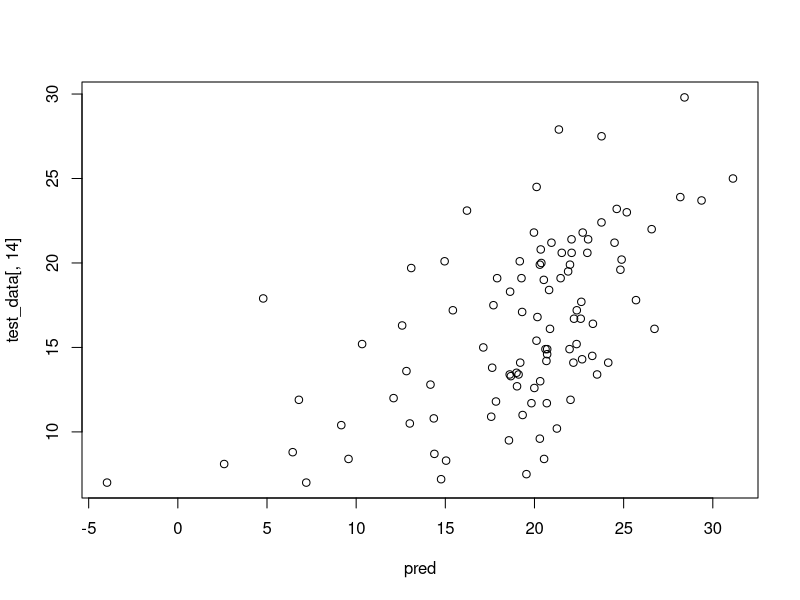

Write R code to recreate this figure.
## Problem Set 1
##Student 91351021 0

#Conceptual Questions
#1. For each of the following questions state:
##(1)Whether it is a regression question or a classification question
##(2)Whether we are interested in inference or prediction
####(a)1.Classification 2.Inference
####(b)1.Regression 2.Prediction
####(c)1.Classification 2.Prediction

#2. True or false?
##(a) False
##(b) True
##(c) False
##(d) False

#Data questions

install.packages("MASS")
library (MASS)
data("Boston")
summary(Boston)
attach(Boston)
dim(Boston)

#Code gives me a dimension of 506 rows times 14 columns

print(tail(Boston))

#The data set has 506 rows or 506 observations for each of the 14 variables
#1)This solves question 1, the data set has 506 observations

colnames(Boston)

#[1] "crim"    "zn"      "indus"   "chas"    "nox"     "rm"      "age"    
#[8] "dis"     "rad"     "tax"     "ptratio" "black"   "lstat"   "medv"   

#There are 14 variables in the dataset as shown in the number of colnames displayed.
#2)This solves question 2, there are 14 variables in the data set

sum(is.na(Boston))

#No observations with a value of NA (Not available)
#3)This solves question 3, there are no NA values in the data set

#observing the predictors in the Boston data set confirms there are categorical
#columns in this data set (e.g. rad & chas)
#4)This solves question 4, yes there are categorical columns in the data set

mean(crim)

#Mean suburb level crime rate per capita is 3.613524
#5)This solves question 5, mean suburb level crime rate per capita is 3.613524

?sd

sd(crim)

#Standard deviation for crime rate per capita is 8.601545
#6)This solves question 6, standard deviation for crime rate per capita is 8.601545

dim(Boston)

#create a test data matrix called test_data 
#including the last 100 rows of the Boston dataset

test_data <- Boston[407:506,]

#create a training data matrix called training_data
#including the all but the last 100 rows of the Boston dataset

training_data <- Boston[1:406,]

#Build my text vector that will be used as formula for linear regression 
#through lm() function

formulac <- paste(colnames(Boston[,-14]), collapse = " + ")
lmformulac <- paste("medv", formulac, sep = " ~ ")
 
print (lmformulac)

#use my text vector lmformulac as formula in a linear regression on training data

lregmode1 <- lm(as.formula(lmformulac), training_data)

summary (lregmode1)

#Install Metrics package to obtain an MSE function (that I ended up not using)

install.packages("Metrics")

library(Metrics)

#now let's look at the MSE of out prediction

pred <- predict(lregmode1,test_data[,-14])

print (pred)

mserr <- mean((pred-test_data[,14])^2)

print(mserr)

##7)This solves question No. 7, my mean square error is 33.54828 

plot(pred,test_data[,14])

cor(pred,test_data[,14])

#MSE for my linear function is 15.01016

LinMod2 <- lm(medv~crim+chas+tax, training_data)

summary(LinMod2)
summary(lregmode1)

#looking at the summaries I see that for my first regression, 
#chas had a value of 1.891684 and on the second regression (less predictors)
#chas went up to 5.35024 or a differential of 3.4585
#Therefore for question 8 I obtained the following:
#8.1) chas
#8.2) 1.891684
#8.3) 5.35024
#8.4) We are ussing less predictors and removing some predictors that had high influence
#in the first regression (e.g. dis, ptratio & lstat) this has the effect of increasing
#the influence that chas has as a predictor over the new regression model.

#install library FNN to use the function knn.reg

install.packages("FNN")

library(FNN)

#run knnn regression for training data column 14 (medv) with k value of 2

knnreg2 <- knn.reg(training_data[,-14],test_data[-14],training_data[,14],k=2)

#evaluate and print MSE of knnreg2 

mseknn2 <- mean((knnreg2$pred - test_data[,14])^2)

print(mseknn2)

#9)Mean square error for KNN regression with k=2 for training data column 14(medv)
#has a value of 29.14075

#run knnn regression for training data column 14 (medv) with k value of 10

knnreg10 <- knn.reg(training_data[,-14],test_data[-14],training_data[,14],k=10)

#evaluate and print MSE of knnreg10 

mseknn10 <- mean((knnreg10$pred - test_data[,14])^2)

print(mseknn10)

#10)Mean square error for KNN regression with k=10 for training data column 14(medv)
#has a value of 28.48396
